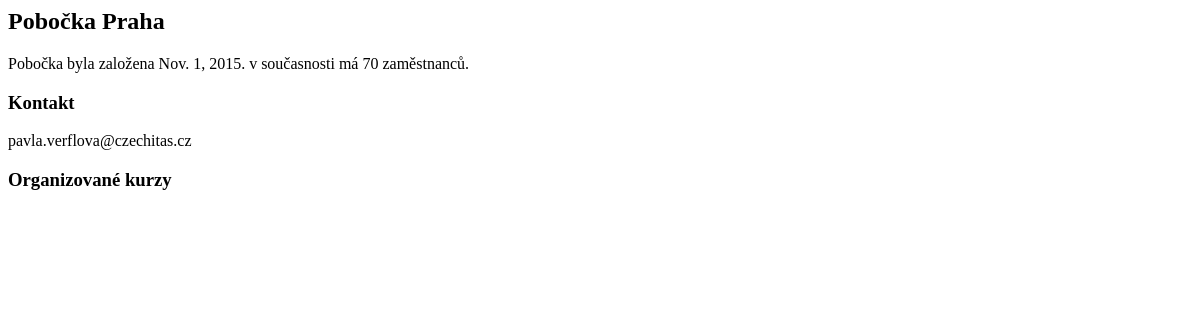
/pobocka/2, run on an earlier commit of the app's database.
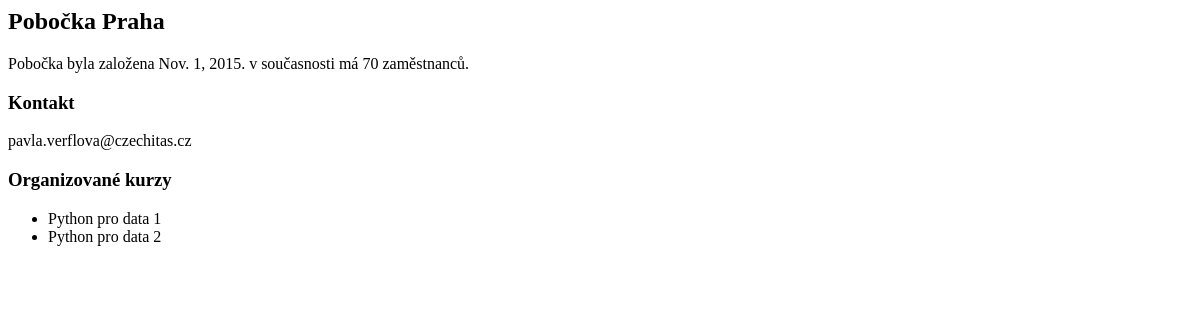
And on a later commit of the database.
### courses/models.py (models this page shows, shortened)
class Branch(models.Model):
  city = models.CharField(max_length=100)
  foundation = models.DateField()
  email = models.EmailField()
  employees = models.IntegerField()
  class Meta:
    verbose_name_plural = "Branches"
  def courses(self):
    return Course.objects.filter(branch=self)

class Course(models.Model):
  name = models.CharField(max_length=100)
  start = models.DateTimeField()
  end = models.DateTimeField()
  description = models.CharField(max_length=1000)
  price = models.IntegerField()
  category = models.ForeignKey(Category, on_delete=models.SET_NULL, null=True, blank=True)
  branch = models.ForeignKey(Branch, on_delete=models.SET_NULL, null=True, blank=True)
  lecturer = models.ForeignKey(Person, on_delete=models.SET_NULL, null=True, blank=True, related_name="lecturer")
  event_coordinator = models.ForeignKey(Person, on_delete=models.SET_NULL, null=True, blank=True, related_name="coordinator")

### courses/views.py (the view)
# urls.py: path('pobocka/<int:pk>', views.BranchDetailView.as_view(), name="branch_detail"),
class BranchDetailView(DetailView):
    model = models.Branch
    template_name = "branch_detail.html"

### courses/templates/branch_detail.html
<h2>Pobočka {{ object.city }}</h2>
<p>
  Pobočka byla založena {{ object.foundation }}. v současnosti má {{ object.employees }} zaměstnanců.
</p>
<h3>Kontakt</h3>
<p>
  {{ object.email }}
</p>
<h3>Organizované kurzy</h3>
<ul>
  {% for item in object.courses %}
    <li>{{ item.name }}</li>
  {% endfor %}
</ul>

What changed in the data, as far as the page shows it:
now on this page (row edited): Course: name "Python pro data 1"
now on this page (row edited): Course: name "Python pro data 2"
